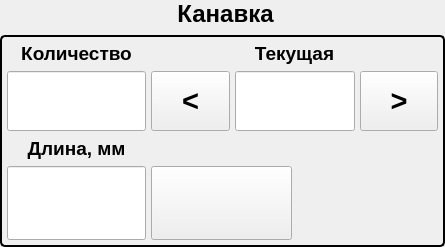
         <widget class="QGroupBox" name="SegmentBox">
          <property name="geometry">
           <rect>
            <x>5</x>
            <y>100</y>
            <width>445</width>
            <height>247</height>
           </rect>
          </property>
          <property name="font">
           <font>
            <pointsize>18</pointsize>
            <bold>true</bold>
           </font>
          </property>
          <property name="styleSheet">
           <string notr="true">QGroupBox {
    border: 2px solid #000000; /* 3px — толщина линии, solid — сплошная, дальше цвет */
    border-radius: 5px;       /* Скругление углов (можно убрать) */
    margin-top: 35px;         /* Отступ сверху, чтобы рамка не пересекала текст */
}
QGroupBox::title {
    subcontrol-origin: margin;
    subcontrol-position: top center; /* Позиция текста: слева (можно top center) */
    padding: 0 5px;                /* Отступы слева/справа от текста */
}</string>
          </property>
          <property name="title">
           <string>Канавка</string>
          </property>
          <property name="alignment">
           <set>Qt::AlignmentFlag::AlignCenter</set>
          </property>
          <property name="flat">
           <bool>false</bool>
          </property>
          <property name="checkable">
           <bool>false</bool>
          </property>
          <layout class="QGridLayout" name="gridLayout_3">
           <property name="leftMargin">
            <number>5</number>
           </property>
           <property name="topMargin">
            <number>5</number>
           </property>
           <property name="rightMargin">
            <number>5</number>
           </property>
           <property name="bottomMargin">
            <number>5</number>
           </property>
           <property name="horizontalSpacing">
            <number>5</number>
           </property>
           <item row="0" column="0">
            <widget class="QLabel" name="label_6">
             <property name="sizePolicy">
              <sizepolicy hsizetype="Minimum" vsizetype="Maximum">
               <horstretch>0</horstretch>
               <verstretch>0</verstretch>
              </sizepolicy>
             </property>
             <property name="minimumSize">
              <size>
               <width>120</width>
               <height>0</height>
              </size>
             </property>
             <property name="font">
              <font>
               <pointsize>14</pointsize>
               <bold>true</bold>
              </font>
             </property>
             <property name="layoutDirection">
              <enum>Qt::LayoutDirection::LeftToRight</enum>
             </property>
             <property name="text">
              <string>Количество</string>
             </property>
             <property name="alignment">
              <set>Qt::AlignmentFlag::AlignCenter</set>
             </property>
            </widget>
           </item>
           <item row="1" column="0">
            <widget class="NumericDisplay" name="segmensOfNumberDisplay">
             <property name="sizePolicy">
              <sizepolicy hsizetype="Minimum" vsizetype="Preferred">
               <horstretch>0</horstretch>
               <verstretch>0</verstretch>
              </sizepolicy>
             </property>
             <property name="minimumSize">
              <size>
               <width>120</width>
               <height>60</height>
              </size>
             </property>
             <property name="maximumSize">
              <size>
               <width>141</width>
               <height>16777215</height>
              </size>
             </property>
             <property name="font">
              <font>
               <pointsize>22</pointsize>
               <bold>true</bold>
              </font>
             </property>
             <property name="mouseTracking">
              <bool>false</bool>
             </property>
             <property name="focusPolicy">
              <enum>Qt::FocusPolicy::NoFocus</enum>
             </property>
             <property name="contextMenuPolicy">
              <enum>Qt::ContextMenuPolicy::NoContextMenu</enum>
             </property>
             <property name="alignment">
              <set>Qt::AlignmentFlag::AlignCenter</set>
             </property>
             <property name="readOnly">
              <bool>false</bool>
             </property>
             <property name="readAddress" stdset="0">
              <string>D1102</string>
             </property>
             <property name="writeAddress" stdset="0">
              <string>D1102</string>
             </property>
             <property name="format" stdset="0">
              <string>UWord</string>
             </property>
             <property name="fractional" stdset="0">
              <UInt>0</UInt>
             </property>
             <property name="minimum" stdset="0">
              <double>1.000000000000000</double>
             </property>
             <property name="maximum" stdset="0">
              <double>500.000000000000000</double>
             </property>
            </widget>
           </item>
           <item row="1" column="1">
            <widget class="MomentaryButton" name="decCurrentSegmentButton">
             <property name="sizePolicy">
              <sizepolicy hsizetype="Minimum" vsizetype="Preferred">
               <horstretch>0</horstretch>
               <verstretch>0</verstretch>
              </sizepolicy>
             </property>
             <property name="minimumSize">
              <size>
               <width>60</width>
               <height>60</height>
              </size>
             </property>
             <property name="font">
              <font>
               <pointsize>22</pointsize>
               <bold>true</bold>
              </font>
             </property>
             <property name="focusPolicy">
              <enum>Qt::FocusPolicy::NoFocus</enum>
             </property>
             <property name="text">
              <string>&lt;</string>
             </property>
             <property name="writeAddress" stdset="0">
              <string>D0.7</string>
             </property>
            </widget>
           </item>
           <item row="1" column="2">
            <widget class="NumericDisplay" name="currentSegmentDisplay">
             <property name="sizePolicy">
              <sizepolicy hsizetype="Preferred" vsizetype="Preferred">
               <horstretch>0</horstretch>
               <verstretch>0</verstretch>
              </sizepolicy>
             </property>
             <property name="minimumSize">
              <size>
               <width>120</width>
               <height>60</height>
              </size>
             </property>
             <property name="maximumSize">
              <size>
               <width>120</width>
               <height>60</height>
              </size>
             </property>
             <property name="font">
              <font>
               <pointsize>22</pointsize>
               <bold>true</bold>
              </font>
             </property>
             <property name="mouseTracking">
              <bool>false</bool>
             </property>
             <property name="focusPolicy">
              <enum>Qt::FocusPolicy::NoFocus</enum>
             </property>
             <property name="contextMenuPolicy">
              <enum>Qt::ContextMenuPolicy::NoContextMenu</enum>
             </property>
             <property name="alignment">
              <set>Qt::AlignmentFlag::AlignCenter</set>
             </property>
             <property name="readOnly">
              <bool>true</bool>
             </property>
             <property name="readAddress" stdset="0">
              <string>D1104</string>
             </property>
             <property name="writeAddress" stdset="0">
              <string>D1104</string>
             </property>
             <property name="format" stdset="0">
              <string>UWord</string>
             </property>
             <property name="fractional" stdset="0">
              <UInt>0</UInt>
             </property>
             <property name="minimum" stdset="0">
              <double>-10000.000000000000000</double>
             </property>
             <property name="maximum" stdset="0">
              <double>10000.000000000000000</double>
             </property>
            </widget>
           </item>
           <item row="1" column="3">
            <widget class="MomentaryButton" name="incCurrentSegmentButton">
             <property name="sizePolicy">
              <sizepolicy hsizetype="Minimum" vsizetype="Preferred">
               <horstretch>0</horstretch>
               <verstretch>0</verstretch>
              </sizepolicy>
             </property>
             <property name="minimumSize">
              <size>
               <width>60</width>
               <height>60</height>
              </size>
             </property>
             <property name="font">
              <font>
               <pointsize>22</pointsize>
               <bold>true</bold>
              </font>
             </property>
             <property name="focusPolicy">
              <enum>Qt::FocusPolicy::NoFocus</enum>
             </property>
             <property name="text">
              <string>&gt;</string>
             </property>
             <property name="writeAddress" stdset="0">
              <string>D0.6</string>
             </property>
            </widget>
           </item>
           <item row="2" column="0">
            <widget class="QLabel" name="label_9">
             <property name="sizePolicy">
              <sizepolicy hsizetype="Minimum" vsizetype="Maximum">
               <horstretch>0</horstretch>
               <verstretch>0</verstretch>
              </sizepolicy>
             </property>
             <property name="minimumSize">
              <size>
               <width>120</width>
               <height>0</height>
              </size>
             </property>
             <property name="font">
              <font>
               <pointsize>14</pointsize>
               <bold>true</bold>
              </font>
             </property>
             <property name="layoutDirection">
              <enum>Qt::LayoutDirection::LeftToRight</enum>
             </property>
             <property name="text">
              <string>Длина, мм</string>
             </property>
             <property name="alignment">
              <set>Qt::AlignmentFlag::AlignCenter</set>
             </property>
            </widget>
           </item>
           <item row="3" column="0">
            <widget class="NumericDisplay" name="segmensOfNumberDisplay_2">
             <property name="sizePolicy">
              <sizepolicy hsizetype="Preferred" vsizetype="Preferred">
               <horstretch>0</horstretch>
               <verstretch>0</verstretch>
              </sizepolicy>
             </property>
             <property name="minimumSize">
              <size>
               <width>120</width>
               <height>60</height>
              </size>
             </property>
             <property name="maximumSize">
              <size>
               <width>141</width>
               <height>16777215</height>
              </size>
             </property>
             <property name="font">
              <font>
               <pointsize>22</pointsize>
               <bold>true</bold>
              </font>
             </property>
             <property name="mouseTracking">
              <bool>false</bool>
             </property>
             <property name="focusPolicy">
              <enum>Qt::FocusPolicy::NoFocus</enum>
             </property>
             <property name="contextMenuPolicy">
              <enum>Qt::ContextMenuPolicy::NoContextMenu</enum>
             </property>
             <property name="alignment">
              <set>Qt::AlignmentFlag::AlignCenter</set>
             </property>
             <property name="readOnly">
              <bool>false</bool>
             </property>
             <property name="readAddress" stdset="0">
              <string>D1110</string>
             </property>
             <property name="writeAddress" stdset="0">
              <string>D1110</string>
             </property>
             <property name="format" stdset="0">
              <string>Float</string>
             </property>
             <property name="fractional" stdset="0">
              <UInt>1</UInt>
             </property>
             <property name="minimum" stdset="0">
              <double>0.000000000000000</double>
             </property>
             <property name="maximum" stdset="0">
              <double>200.000000000000000</double>
             </property>
            </widget>
           </item>
           <item row="3" column="1" colspan="2">
            <widget class="ToggleButton" name="calibrationRunToggle_5">
             <property name="sizePolicy">
              <sizepolicy hsizetype="Preferred" vsizetype="Preferred">
               <horstretch>0</horstretch>
               <verstretch>0</verstretch>
              </sizepolicy>
             </property>
             <property name="maximumSize">
              <size>
               <width>141</width>
               <height>16777215</height>
              </size>
             </property>
             <property name="font">
              <font>
               <pointsize>14</pointsize>
               <bold>true</bold>
              </font>
             </property>
             <property name="focusPolicy">
              <enum>Qt::FocusPolicy::NoFocus</enum>
             </property>
             <property name="autoFillBackground">
              <bool>false</bool>
             </property>
             <property name="checked">
              <bool>false</bool>
             </property>
             <property name="stateTexts" stdset="0">
              <stringlist>
               <string>Перейти</string>
               <string>Перейти</string>
              </stringlist>
             </property>
             <property name="readAddress" stdset="0">
              <string>D0.14</string>
             </property>
             <property name="writeAddress" stdset="0">
              <string>D0.14</string>
             </property>
            </widget>
           </item>
           <item row="0" column="1" colspan="3">
            <widget class="QLabel" name="label_8">
             <property name="sizePolicy">
              <sizepolicy hsizetype="Minimum" vsizetype="Maximum">
               <horstretch>0</horstretch>
               <verstretch>0</verstretch>
              </sizepolicy>
             </property>
             <property name="minimumSize">
              <size>
               <width>120</width>
               <height>0</height>
              </size>
             </property>
             <property name="font">
              <font>
               <pointsize>14</pointsize>
               <bold>true</bold>
              </font>
             </property>
             <property name="layoutDirection">
              <enum>Qt::LayoutDirection::LeftToRight</enum>
             </property>
             <property name="text">
              <string>Текущая</string>
             </property>
             <property name="alignment">
              <set>Qt::AlignmentFlag::AlignCenter</set>
             </property>
            </widget>
           </item>
          </layout>
         </widget>
